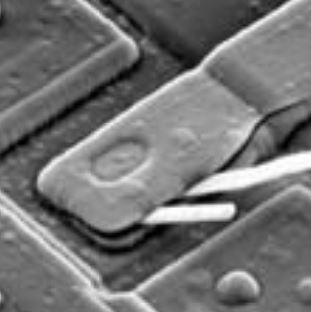
%> input picture 47/1.JPG, 311 x 312 px
$ octave s47.m   (GNU Octave 9; MATLAB toolbox functions it lacks are replaced by stand-ins)
%> lines starting %> are read from the running program, lines starting %| are printed output that depends on the picture; in (x1, y1, x2, y2) boxes, pixels count from 0 and x2, y2 are one past the last pixel; in counts of white or black regions, pixels touching at a corner belong together; the program's own positions count from 1
% Matlab Program to demonstrate the "Low pass Filtering of an image using
% 2D-DFT"
clc;
clear all; %#ok<CLSCR>
close all;
%%%%%%%%%%%%%%%%%%%%%%%%%%%%%%%%%%%%%%%%%%%%%%%%%%%%%%%%%%%%%%%%%%%%%%%%%%%
% Algorithm for filtering in the frequency Domain
% Step1: Given ain input image f(x,y) of size M x N, obtain the pading
% parameters P and Q. Typically, we select P = 2M and Q = 2N
% Step2: Form a padded image fp(x,y) of size P X Q by appending the
% necessary number of zeros to f(x,y).
% Step3: Multiply fp(x,y) by (-1)^(x+y)
% Step4: Compute the DFT, F(u,v) of the image from Step 3
% Step5: Generate a Real, Symmetric Filter Function H(u,v) of size P X Q
% with center at coordinates (P/2,Q/2),
% Step 6:Form the product G(u,v) = H(u,v)F(u,v) using array multiplication
% Obtain the processed image
% Step 7: gp(x,y) = {real{inverse DFT[G(u,v)]}(-1)^(x+y)
% Step 8: Obtain the final processed result g(x,y) by extracting the M X N region
% from the top, left quadrant of gp(x,y)
%%%%%%%%%%%%%%%%%%%%%%%%%%%%%%%%%%%%%%%%%%%%%%%%%%%%%%%%%%%%%%%%%%%%%%%%%%%
% Algorith Implementation
% Step1: Given ain input image f(x,y) of size M x N, obtain the pading
% parameters P and Q. Typically, we select P = 2M and Q = 2N
a = rgb2gray(imread('C:\Users\Marjan\Documents\MATLAB\50\1.jpg'));
%> a: size 312x311 uint8; min 0, max 255, mean 115.1
% Converting the image class into "double"
b = im2double(a);
% reading the image size
[m,n] = size(b);
%> m = 312; n = 311
% creating a null array of size 2m X 2n
c = zeros(2*m,2*n);
% reading the size of the null array
[p,q] = size(c);
%> p = 624; q = 622
% Step 2
% appdending the original image with the null array to create a padding
% image hence it is Step 2
for i = 1:p
    for j = 1:q
        if i <= m && j<= n
            c(i,j) = b(i,j);
        else
            c(i,j) = 0;
        end
    end
end
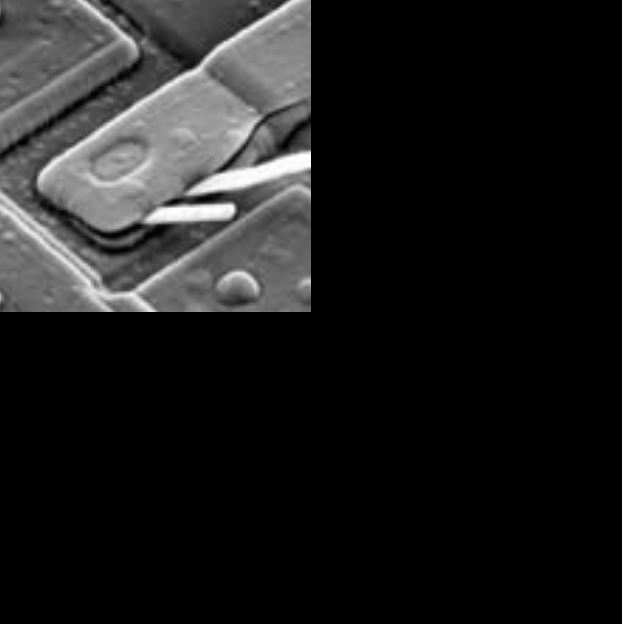
%> c: size 624x622 double; min 0, max 1, mean 0.113
imshow(b);title('original image');
figure;
imshow(c);title('padded image');
% Step 3
% creating a null array of size p X q
d = zeros(p,q);
% Multiplying the padded image with (-1)^(x+y)
for i = 1:p
    for j = 1:q
        d(i,j) = c(i,j).*(-1).^(i + j);
    end
end
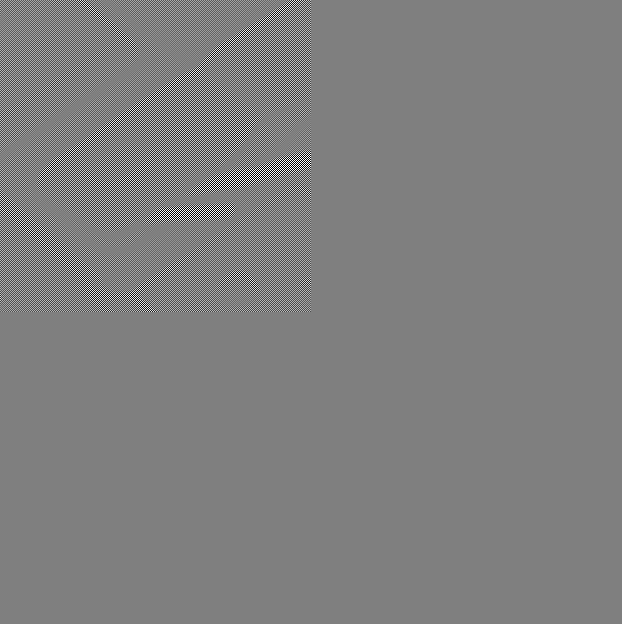
%> d: size 624x622 double; min -1, max 1, mean -6.06e-07; drawn with min black and max white
figure;
imshow(d);title('pre processed image for calculating DFT');
% Step 4
% Computing the 2D DFT using "fft2" matlab command
e = fft2(d);
figure;imshow(e);title('2D DFT of the pre processed image');
%> after `imshow(e)`:
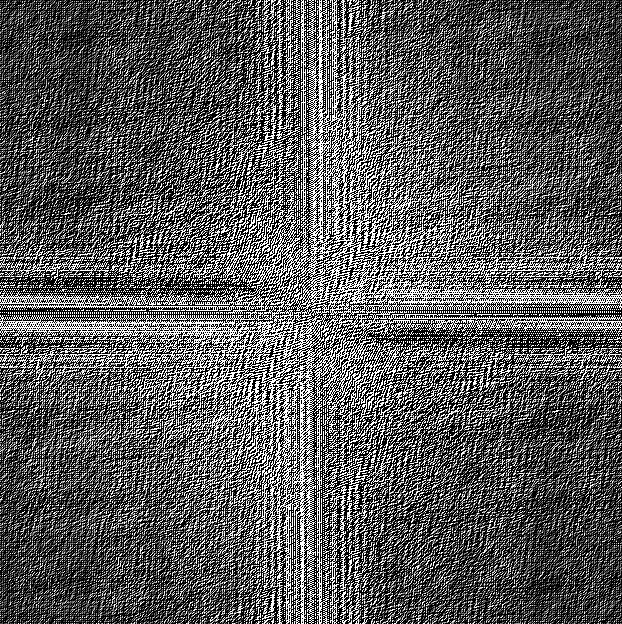
%> displayed picture: size 624x622, on the screen's scale of 0 to 255; min 0, max 255, mean 90.5
%%%%%%%%%%%%%%%%%%%%
% Step 5
% Generating the Real, Symmetric Filter Function
% Here we will implement a "Low Pass Filter" using "freqspace" matlab
% command
[x,y] = freqspace(p,'meshgrid');
z = zeros(p,q);
for i = 1:p
    for j = 1:q
        z(i,j) = sqrt(x(i,j).^2 + y(i,j).^2);
    end
end
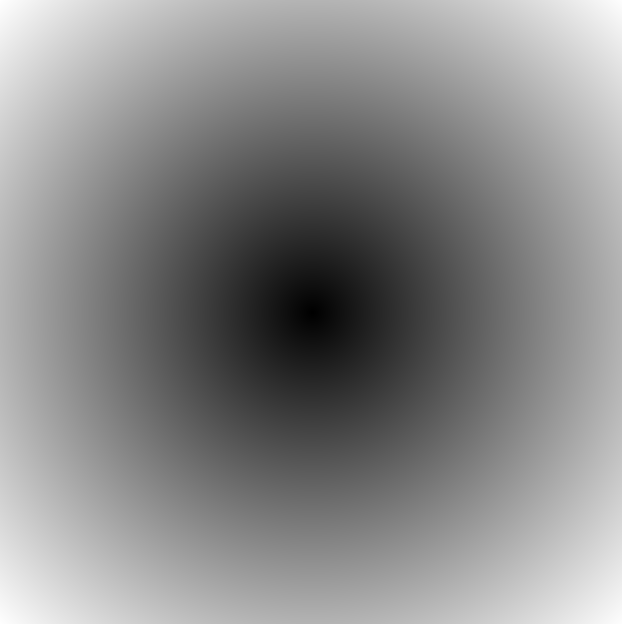
%> z: size 624x622 double; min 0, max 1.41, mean 0.764; drawn with min black and max white
% Choosing the Cut off Frequency and hence defining the low pass filter
% mask
H = zeros(p,q);
for i = 1:p
    for j = 1:q
        if z(i,j) <= 0.4  % here 0.4 is the cut-off frequency of the LPF
            H(i,j) = 1;
        else
            H(i,j) = 0;
        end
    end
end
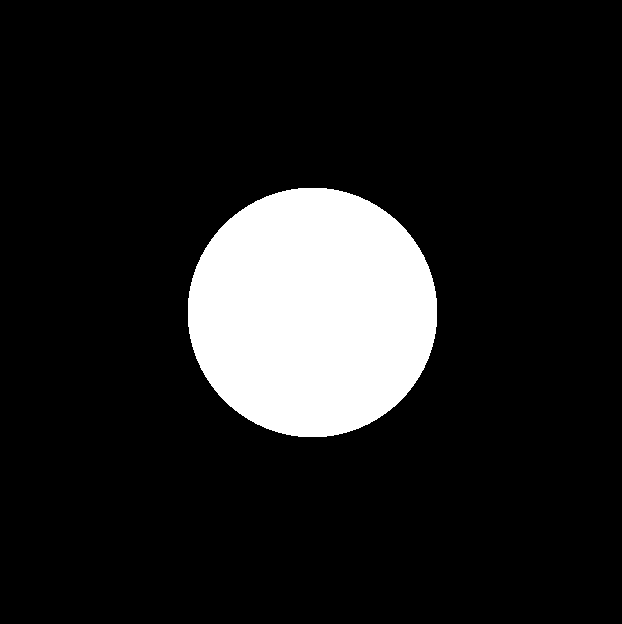
%> H: size 624x622 double; values 0 (black) and 1 (white), 12.6% white; 1 white region, box (x1, y1, x2, y2) and area: (188, 188, 437, 437) 48921
figure;imshow(H);title('Low Pass Filter Mask');
%%%%%%%%%%%%%%%%%%%%%%%%%%%%%%%%%%%%%%
% Step 6:Form the product G(u,v) = H(u,v)F(u,v) using array multiplication
% Obtain the processed image
% from the previous program lines we know that,
% e : the 2D DFT output of pre processed image
% H : the mask for Low Pass Filter
% let out is the variable
h1 = e.*H;
figure;
imshow(h1);title('Low passed output');
%> after `imshow(h1)`:
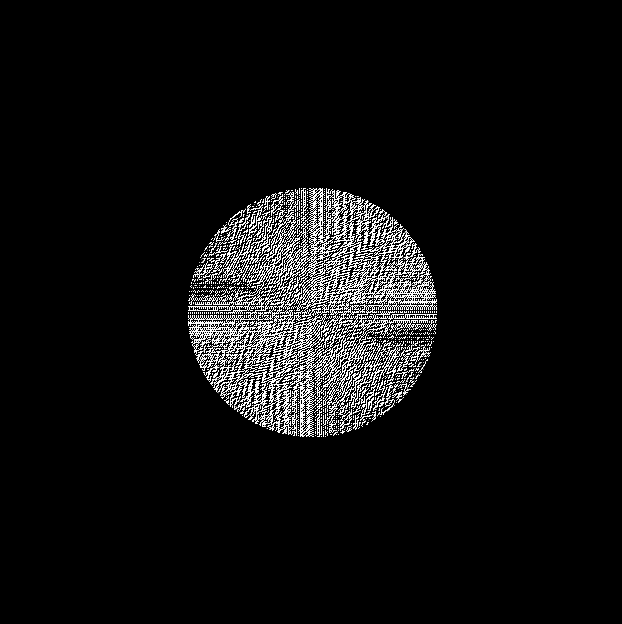
%> displayed picture: size 624x622, on the screen's scale of 0 to 255; min 0, max 255, mean 15.5
% Step 7: gp(x,y) = {real{inverse DFT[G(u,v)]}(-1)^(x+y)
% calculation of inverse 2D DFT of the "out"
h2 = ifft2(h1);
figure;
imshow(h2);title('output image after inverse 2D DFT');
% post process operation
h3 = zeros(p,q);
for i = 1:p
    for j = 1:q
        h3(i,j) = h2(i,j).*((-1).^(i+j));
    end
end
figure;
imshow(h3);title('Post Processed image');
% Step 8: Obtain the final processed result g(x,y) by extracting the M X N region
% from the top, left quadrant of gp(x,y)
% let the smoothed image or low pass filtered image is "out"
out = zeros(m,n);
for i = 1:m
    for j = 1:n
        out(i,j) = h3(i,j);
    end
end
figure;
imshow([b out]);title('input image                 output image');
%> after `imshow([b out])`:
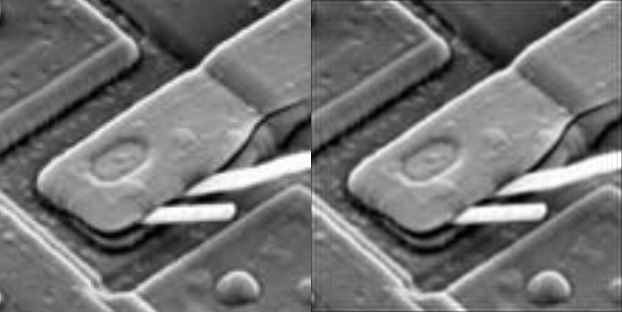
%> displayed picture: size 312x622, on the screen's scale of 0 to 255; min 0, max 255, mean 114.9
